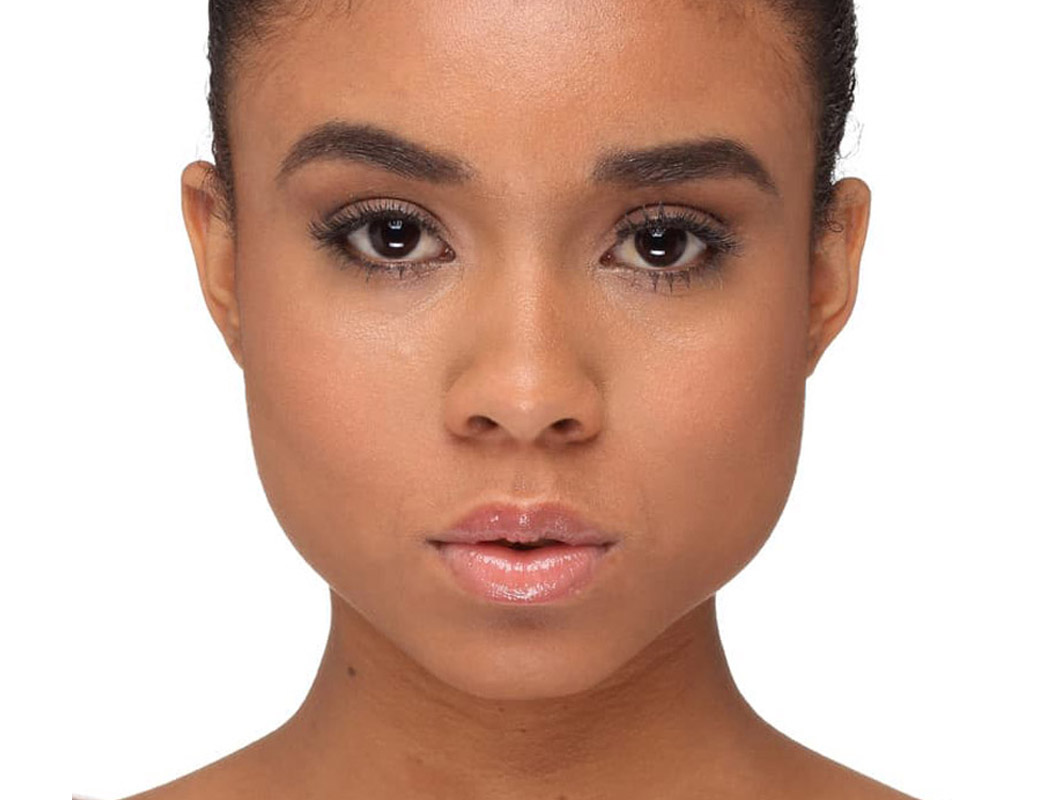
#> input picture images/test1.jpg, 1050 x 800 px, given in place of hugo1.jpg, which was not available
$ python identificador.py
#> lines starting #> are read from the running program, lines starting #| are printed output that depends on the picture; after the words box and inside, x2 and y2 are one past the last pixel; in counts of white or black regions, pixels touching at a corner belong together; pictures that were not available may be replaced by others from this repository, and a replacement may not be noted
import cv2

def verifica():
    # Inicializa identificador
    faceCascade = cv2.CascadeClassifier("cascade/haarcascade_frontalface_default.xml")

    # ler imagem
    file=r"images/"
    img = cv2.imread("images/hugo1.jpg")
#> img is the input picture: shape (800, 1050, 3); mean B, G, R 163.9, 178.4, 210.7


    while True:
        # Pega a versão cinza da imagem
        gray_img = cv2.cvtColor(img, cv2.COLOR_BGR2GRAY)
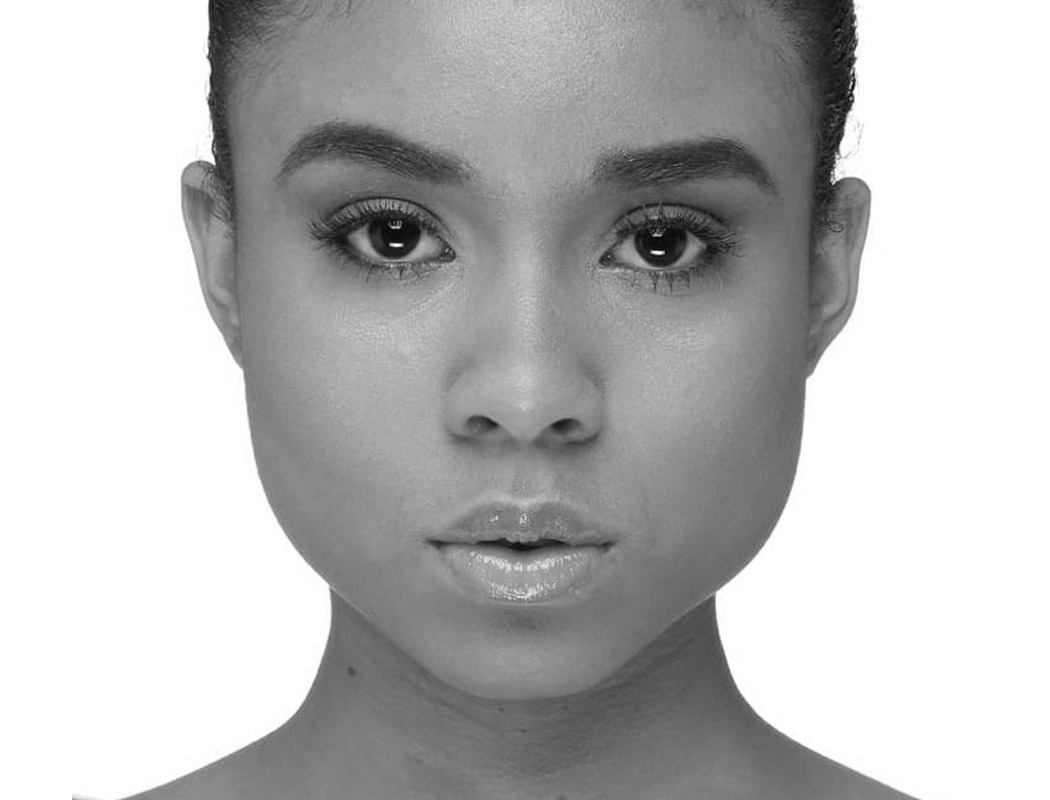
#> gray_img: shape (800, 1050); min 1, max 255, mean 186.4

        # Pega as coordenadas da localização do rosto na imagem
        faces = faceCascade.detectMultiScale(gray_img,
                                            scaleFactor=1.2,
                                            minNeighbors=5,
                                            minSize=(50, 50))
#> faces = [[210, 20, 639, 639]]

        # Desenha um retangulo nas coordenadas oferecidas
        for (x, y, w, h) in faces:
            cv2.rectangle(img, (x, y), (x + w, y + h), (0, 255, 0), 2)
#> this loop made 1 pass
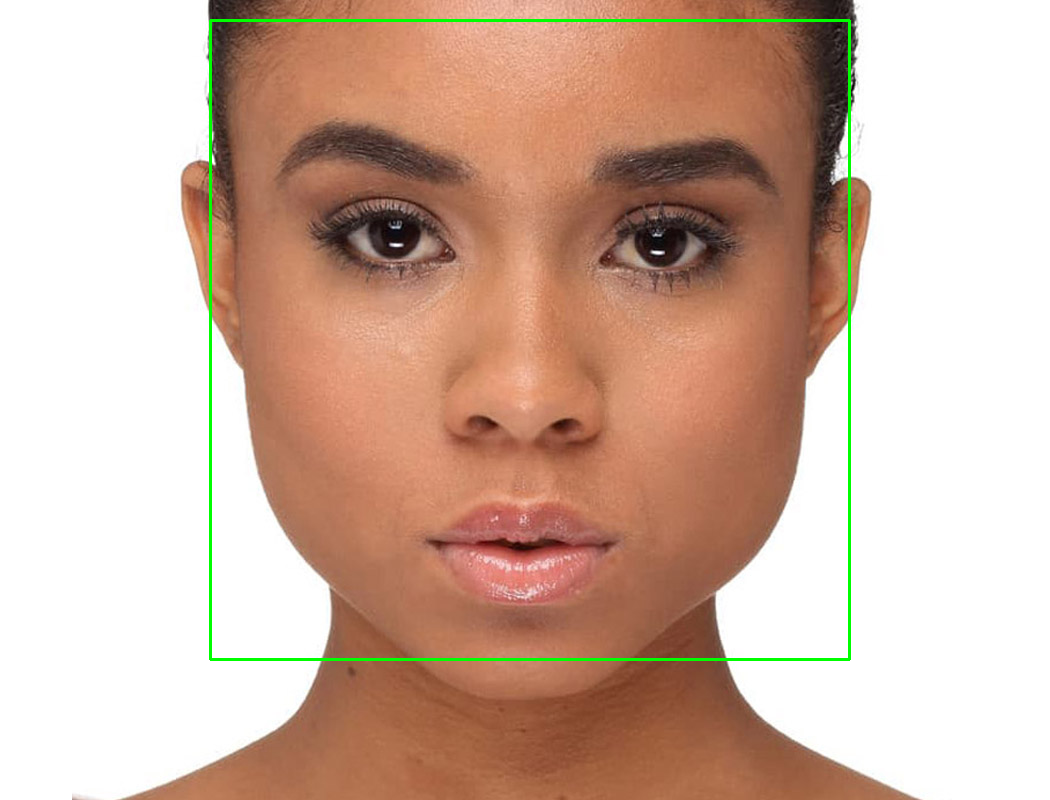
#> img: shape (800, 1050, 3); 0.91% of pixels changed, all inside (x1, y1, x2, y2) = (209, 19, 851, 661)

        # Mostra a imagem
        cv2.imshow("Identified Face", img)

        # Espera o usuario pressionar q
        if cv2.waitKey(1) & 0xFF == ord('q'):
#> (key q is pressed here)
            break

    # fecha todas as janelas
    cv2.destroyAllWindows()

#> (the run stopped early here; a loop or call above may not have finished)

$ run again, on images/test2.jpg
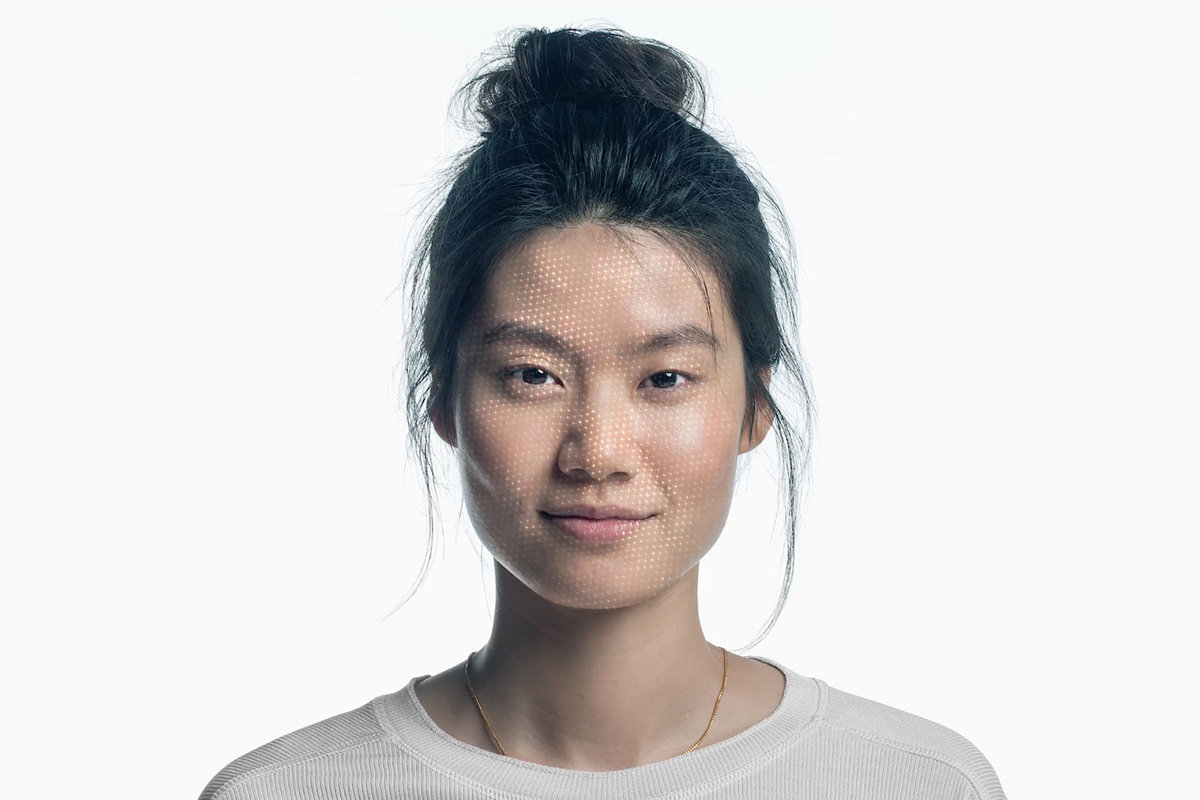
#> input picture images/test2.jpg, 1200 x 800 px, given in place of hugo1.jpg, which was not available
#> in verifica, img is the input picture: shape (800, 1200, 3); mean B, G, R 214.5, 215.2, 217.5
#> in verifica, `gray_img = cv2.cvtColor(img, cv2.COLOR_BGR2GRAY)`:
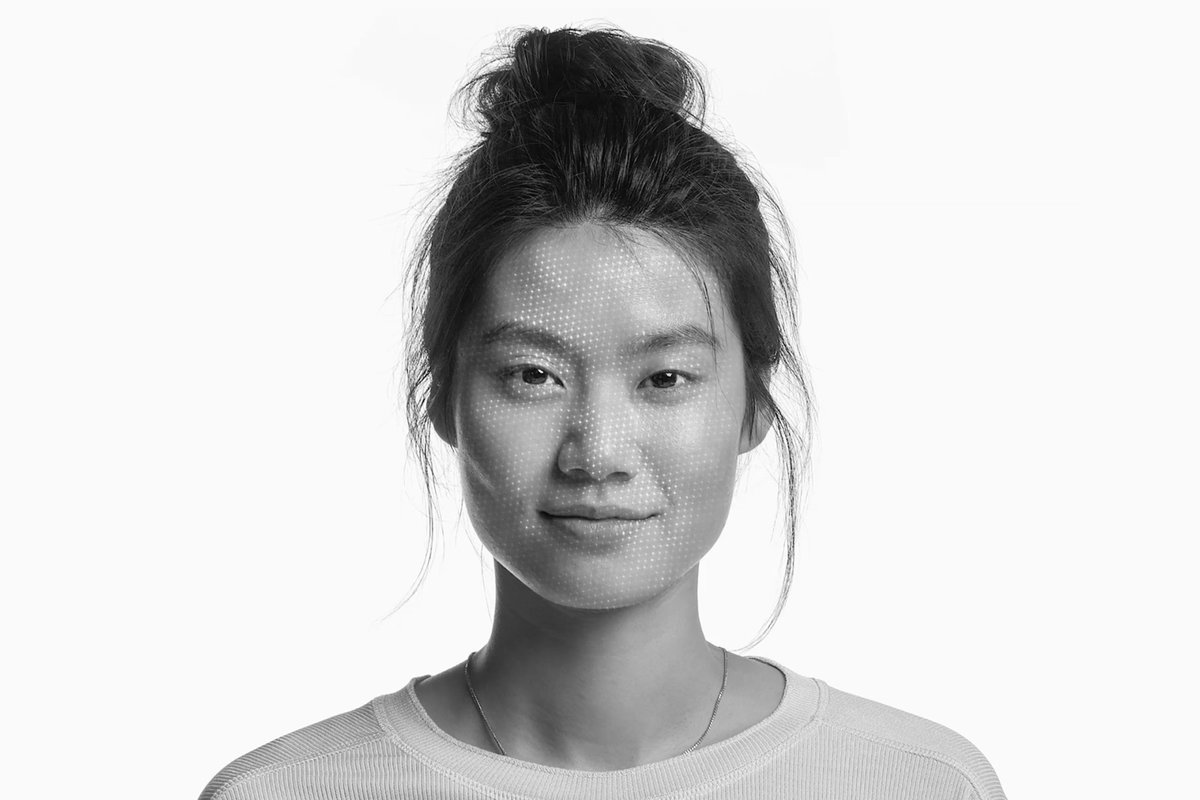
#> gray_img: shape (800, 1200); min 2, max 255, mean 215.8
#> faces = [[417, 226, 369, 369]]
#> the loop in verifica, `for (x, y, w, h) in faces:` made 1 pass
#> after the loop in verifica, `for (x, y, w, h) in faces:`:
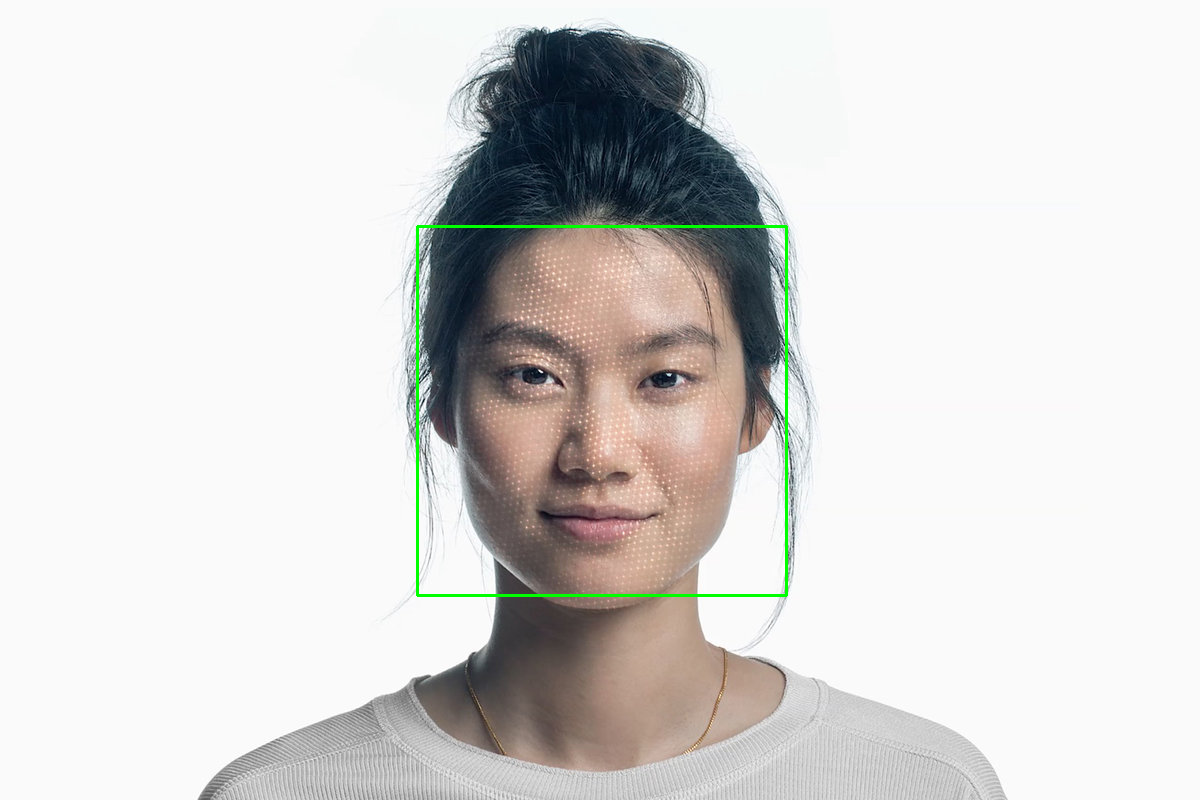
#> img: shape (800, 1200, 3); 0.46% of pixels changed, all inside (x1, y1, x2, y2) = (416, 225, 788, 597)
